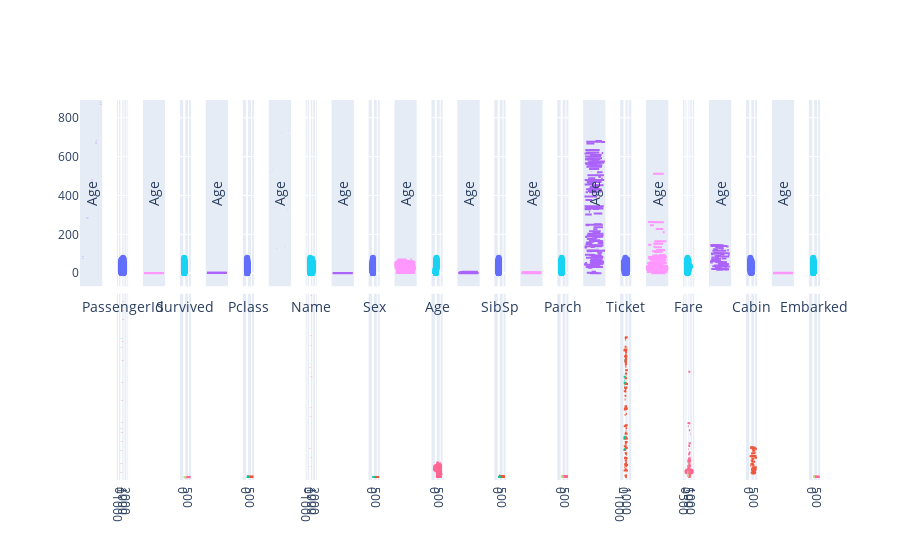

Notebook code for this chart:
### Code cell
plot_df_scatter(df=df, target_col="Age")

### Figure 1 — Plotly figure (JSON) as saved in the notebook; plotly's stock layout.template omitted (floating-point values rounded to 4 significant figures; data arrays with more than 128 entries replaced by an {"elided": "..."} marker saying what was removed)
{"data": [{"mode": "markers", "name": "Scatterplot PassengerId", "type": "scatter", "x": {"elided": "891 int values"}, "xaxis": "x2", "y": {"elided": "891 float values"}, "yaxis": "y2"}, {"name": "ObservedAge", "orientation": "h", "type": "box", "xaxis": "x26", "y": {"elided": "714 int values"}, "yaxis": "y26"}, {"name": "MissingAge", "orientation": "h", "type": "box", "xaxis": "x26", "y": {"elided": "177 int values"}, "yaxis": "y26"}, {"name": "ObservedPassengerId", "orientation": "h", "type": "box", "xaxis": "x", "y": {"elided": "891 int values"}, "yaxis": "y"}, {"name": "MissingPassengerId", "type": "box", "xaxis": "x", "y": [], "yaxis": "y"}, {"mode": "markers", "name": "Scatterplot Survived", "type": "scatter", "x": {"elided": "891 int values"}, "xaxis": "x4", "y": {"elided": "891 float values"}, "yaxis": "y4"}, {"name": "ObservedAge", "orientation": "h", "type": "box", "xaxis": "x28", "y": {"elided": "714 int values"}, "yaxis": "y28"}, {"name": "MissingAge", "orientation": "h", "type": "box", "xaxis": "x28", "y": {"elided": "177 int values"}, "yaxis": "y28"}, {"name": "ObservedSurvived", "orientation": "h", "type": "box", "xaxis": "x3", "y": {"elided": "891 int values"}, "yaxis": "y3"}, {"name": "MissingSurvived", "type": "box", "xaxis": "x3", "y": [], "yaxis": "y3"}, {"mode": "markers", "name": "Scatterplot Pclass", "type": "scatter", "x": {"elided": "891 int values"}, "xaxis": "x6", "y": {"elided": "891 float values"}, "yaxis": "y6"}, {"name": "ObservedAge", "orientation": "h", "type": "box", "xaxis": "x30", "y": {"elided": "714 int values"}, "yaxis": "y30"}, {"name": "MissingAge", "orientation": "h", "type": "box", "xaxis": "x30", "y": {"elided": "177 int values"}, "yaxis": "y30"}, {"name": "ObservedPclass", "orientation": "h", "type": "box", "xaxis": "x5", "y": {"elided": "891 int values"}, "yaxis": "y5"}, {"name": "MissingPclass", "type": "box", "xaxis": "x5", "y": [], "yaxis": "y5"}, {"mode": "markers", "name": "Scatterplot Name", "type": "scatter", "x": {"elided": "891 int values"}, "xaxis": "x8", "y": {"elided": "891 float values"}, "yaxis": "y8"}, {"name": "ObservedAge", "orientation": "h", "type": "box", "xaxis": "x32", "y": {"elided": "714 int values"}, "yaxis": "y32"}, {"name": "MissingAge", "orientation": "h", "type": "box", "xaxis": "x32", "y": {"elided": "177 int values"}, "yaxis": "y32"}, {"name": "ObservedName", "orientation": "h", "type": "box", "xaxis": "x7", "y": {"elided": "891 int values"}, "yaxis": "y7"}, {"name": "MissingName", "type": "box", "xaxis": "x7", "y": [], "yaxis": "y7"}, {"mode": "markers", "name": "Scatterplot Sex", "type": "scatter", "x": {"elided": "891 int values"}, "xaxis": "x10", "y": {"elided": "891 float values"}, "yaxis": "y10"}, {"name": "ObservedAge", "orientation": "h", "type": "box", "xaxis": "x34", "y": {"elided": "714 int values"}, "yaxis": "y34"}, {"name": "MissingAge", "orientation": "h", "type": "box", "xaxis": "x34", "y": {"elided": "177 int values"}, "yaxis": "y34"}, {"name": "ObservedSex", "orientation": "h", "type": "box", "xaxis": "x9", "y": {"elided": "891 int values"}, "yaxis": "y9"}, {"name": "MissingSex", "type": "box", "xaxis": "x9", "y": [], "yaxis": "y9"}, {"mode": "markers", "name": "Scatterplot Age", "type": "scatter", "x": {"elided": "891 float values"}, "xaxis": "x12", "y": {"elided": "891 float values"}, "yaxis": "y12"}, {"name": "ObservedAge", "orientation": "h", "type": "box", "xaxis": "x36", "y": {"elided": "714 float values"}, "yaxis": "y36"}, {"name": "MissingAge", "orientation": "h", "type": "box", "xaxis": "x36", "y": {"elided": "177 null values"}, "yaxis": "y36"}, {"name": "ObservedAge", "orientation": "h", "type": "box", "xaxis": "x11", "y": {"elided": "714 float values"}, "yaxis": "y11"}, {"name": "MissingAge", "type": "box", "xaxis": "x11", "y": {"elided": "177 null values"}, "yaxis": "y11"}, {"mode": "markers", "name": "Scatterplot SibSp", "type": "scatter", "x": {"elided": "891 int values"}, "xaxis": "x14", "y": {"elided": "891 float values"}, "yaxis": "y14"}, {"name": "ObservedAge", "orientation": "h", "type": "box", "xaxis": "x38", "y": {"elided": "714 int values"}, "yaxis": "y38"}, {"name": "MissingAge", "orientation": "h", "type": "box", "xaxis": "x38", "y": {"elided": "177 int values"}, "yaxis": "y38"}, {"name": "ObservedSibSp", "orientation": "h", "type": "box", "xaxis": "x13", "y": {"elided": "891 int values"}, "yaxis": "y13"}, {"name": "MissingSibSp", "type": "box", "xaxis": "x13", "y": [], "yaxis": "y13"}, {"mode": "markers", "name": "Scatterplot Parch", "type": "scatter", "x": {"elided": "891 int values"}, "xaxis": "x16", "y": {"elided": "891 float values"}, "yaxis": "y16"}, {"name": "ObservedAge", "orientation": "h", "type": "box", "xaxis": "x40", "y": {"elided": "714 int values"}, "yaxis": "y40"}, {"name": "MissingAge", "orientation": "h", "type": "box", "xaxis": "x40", "y": {"elided": "177 int values"}, "yaxis": "y40"}, {"name": "ObservedParch", "orientation": "h", "type": "box", "xaxis": "x15", "y": {"elided": "891 int values"}, "yaxis": "y15"}, {"name": "MissingParch", "type": "box", "xaxis": "x15", "y": [], "yaxis": "y15"}, {"mode": "markers", "name": "Scatterplot Ticket", "type": "scatter", "x": {"elided": "891 int values"}, "xaxis": "x18", "y": {"elided": "891 float values"}, "yaxis": "y18"}, {"name": "ObservedAge", "orientation": "h", "type": "box", "xaxis": "x42", "y": {"elided": "714 int values"}, "yaxis": "y42"}, {"name": "MissingAge", "orientation": "h", "type": "box", "xaxis": "x42", "y": {"elided": "177 int values"}, "yaxis": "y42"}, {"name": "ObservedTicket", "orientation": "h", "type": "box", "xaxis": "x17", "y": {"elided": "891 int values"}, "yaxis": "y17"}, {"name": "MissingTicket", "type": "box", "xaxis": "x17", "y": [], "yaxis": "y17"}, {"mode": "markers", "name": "Scatterplot Fare", "type": "scatter", "x": {"elided": "891 float values"}, "xaxis": "x20", "y": {"elided": "891 float values"}, "yaxis": "y20"}, {"name": "ObservedAge", "orientation": "h", "type": "box", "xaxis": "x44", "y": {"elided": "714 float values"}, "yaxis": "y44"}, {"name": "MissingAge", "orientation": "h", "type": "box", "xaxis": "x44", "y": {"elided": "177 float values"}, "yaxis": "y44"}, {"name": "ObservedFare", "orientation": "h", "type": "box", "xaxis": "x19", "y": {"elided": "891 float values"}, "yaxis": "y19"}, {"name": "MissingFare", "type": "box", "xaxis": "x19", "y": [], "yaxis": "y19"}, {"mode": "markers", "name": "Scatterplot Cabin", "type": "scatter", "x": {"elided": "891 int values"}, "xaxis": "x22", "y": {"elided": "891 float values"}, "yaxis": "y22"}, {"name": "ObservedAge", "orientation": "h", "type": "box", "xaxis": "x46", "y": {"elided": "714 int values"}, "yaxis": "y46"}, {"name": "MissingAge", "orientation": "h", "type": "box", "xaxis": "x46", "y": {"elided": "177 int values"}, "yaxis": "y46"}, {"name": "ObservedCabin", "orientation": "h", "type": "box", "xaxis": "x21", "y": {"elided": "204 int values"}, "yaxis": "y21"}, {"name": "MissingCabin", "type": "box", "xaxis": "x21", "y": {"elided": "687 null values"}, "yaxis": "y21"}, {"mode": "markers", "name": "Scatterplot Embarked", "type": "scatter", "x": {"elided": "891 int values"}, "xaxis": "x24", "y": {"elided": "891 float values"}, "yaxis": "y24"}, {"name": "ObservedAge", "orientation": "h", "type": "box", "xaxis": "x48", "y": {"elided": "714 int values"}, "yaxis": "y48"}, {"name": "MissingAge", "orientation": "h", "type": "box", "xaxis": "x48", "y": {"elided": "177 int values"}, "yaxis": "y48"}, {"name": "ObservedEmbarked", "orientation": "h", "type": "box", "xaxis": "x23", "y": {"elided": "889 int values"}, "yaxis": "y23"}, {"name": "MissingEmbarked", "type": "box", "xaxis": "x23", "y": [null, null], "yaxis": "y23"}], "layout": {"boxmode": "group", "grid": {"columns": 24, "rows": 2}, "showlegend": false, "xaxis": {"anchor": "y", "domain": [0, 0.03], "matches": "x25", "showticklabels": false}, "xaxis10": {"anchor": "y10", "domain": [0.39, 0.405], "matches": "x34", "showticklabels": false, "title": {"text": "Sex"}}, "xaxis11": {"anchor": "y11", "domain": [0.425, 0.455], "matches": "x35", "showticklabels": false}, "xaxis12": {"anchor": "y12", "domain": [0.475, 0.49], "matches": "x36", "showticklabels": false, "title": {"text": "Age"}}, "xaxis13": {"anchor": "y13", "domain": [0.51, 0.54], "matches": "x37", "showticklabels": false}, "xaxis14": {"anchor": "y14", "domain": [0.56, 0.575], "matches": "x38", "showticklabels": false, "title": {"text": "SibSp"}}, "xaxis15": {"anchor": "y15", "domain": [0.595, 0.625], "matches": "x39", "showticklabels": false}, "xaxis16": {"anchor": "y16", "domain": [0.645, 0.66], "matches": "x40", "showticklabels": false, "title": {"text": "Parch"}}, "xaxis17": {"anchor": "y17", "domain": [0.68, 0.71], "matches": "x41", "showticklabels": false}, "xaxis18": {"anchor": "y18", "domain": [0.73, 0.745], "matches": "x42", "showticklabels": false, "title": {"text": "Ticket"}}, "xaxis19": {"anchor": "y19", "domain": [0.765, 0.795], "matches": "x43", "showticklabels": false}, "xaxis2": {"anchor": "y2", "domain": [0.05, 0.065], "matches": "x26", "showticklabels": false, "title": {"text": "PassengerId"}}, "xaxis20": {"anchor": "y20", "domain": [0.815, 0.83], "matches": "x44", "showticklabels": false, "title": {"text": "Fare"}}, "xaxis21": {"anchor": "y21", "domain": [0.85, 0.88], "matches": "x45", "showticklabels": false}, "xaxis22": {"anchor": "y22", "domain": [0.9, 0.915], "matches": "x46", "showticklabels": false, "title": {"text": "Cabin"}}, "xaxis23": {"anchor": "y23", "domain": [0.935, 0.965], "matches": "x47", "showticklabels": false}, "xaxis24": {"anchor": "y24", "domain": [0.985, 1], "matches": "x48", "showticklabels": false, "title": {"text": "Embarked"}}, "xaxis25": {"anchor": "y25", "domain": [0, 0.03]}, "xaxis26": {"anchor": "y26", "domain": [0.05, 0.065]}, "xaxis27": {"anchor": "y27", "domain": [0.085, 0.115]}, "xaxis28": {"anchor": "y28", "domain": [0.135, 0.15]}, "xaxis29": {"anchor": "y29", "domain": [0.17, 0.2]}, "xaxis3": {"anchor": "y3", "domain": [0.085, 0.115], "matches": "x27", "showticklabels": false}, "xaxis30": {"anchor": "y30", "domain": [0.22, 0.235]}, "xaxis31": {"anchor": "y31", "domain": [0.255, 0.285]}, "xaxis32": {"anchor": "y32", "domain": [0.305, 0.32]}, "xaxis33": {"anchor": "y33", "domain": [0.34, 0.37]}, "xaxis34": {"anchor": "y34", "domain": [0.39, 0.405]}, "xaxis35": {"anchor": "y35", "domain": [0.425, 0.455]}, "xaxis36": {"anchor": "y36", "domain": [0.475, 0.49]}, "xaxis37": {"anchor": "y37", "domain": [0.51, 0.54]}, "xaxis38": {"anchor": "y38", "domain": [0.56, 0.575]}, "xaxis39": {"anchor": "y39", "domain": [0.595, 0.625]}, "xaxis4": {"anchor": "y4", "domain": [0.135, 0.15], "matches": "x28", "showticklabels": false, "title": {"text": "Survived"}}, "xaxis40": {"anchor": "y40", "domain": [0.645, 0.66]}, "xaxis41": {"anchor": "y41", "domain": [0.68, 0.71]}, "xaxis42": {"anchor": "y42", "domain": [0.73, 0.745]}, "xaxis43": {"anchor": "y43", "domain": [0.765, 0.795]}, "xaxis44": {"anchor": "y44", "domain": [0.815, 0.83]}, "xaxis45": {"anchor": "y45", "domain": [0.85, 0.88]}, "xaxis46": {"anchor": "y46", "domain": [0.9, 0.915]}, "xaxis47": {"anchor": "y47", "domain": [0.935, 0.965]}, "xaxis48": {"anchor": "y48", "domain": [0.985, 1]}, "xaxis5": {"anchor": "y5", "domain": [0.17, 0.2], "matches": "x29", "showticklabels": false}, "xaxis6": {"anchor": "y6", "domain": [0.22, 0.235], "matches": "x30", "showticklabels": false, "title": {"text": "Pclass"}}, "xaxis7": {"anchor": "y7", "domain": [0.255, 0.285], "matches": "x31", "showticklabels": false}, "xaxis8": {"anchor": "y8", "domain": [0.305, 0.32], "matches": "x32", "showticklabels": false, "title": {"text": "Name"}}, "xaxis9": {"anchor": "y9", "domain": [0.34, 0.37], "matches": "x33", "showticklabels": false}, "yaxis": {"anchor": "x", "domain": [0.51, 1]}, "yaxis10": {"anchor": "x10", "domain": [0.51, 1], "matches": "y", "showticklabels": false, "title": {"text": "Age"}}, "yaxis11": {"anchor": "x11", "domain": [0.51, 1], "matches": "y", "showticklabels": false}, "yaxis12": {"anchor": "x12", "domain": [0.51, 1], "matches": "y", "showticklabels": false, "title": {"text": "Age"}}, "yaxis13": {"anchor": "x13", "domain": [0.51, 1], "matches": "y", "showticklabels": false}, "yaxis14": {"anchor": "x14", "domain": [0.51, 1], "matches": "y", "showticklabels": false, "title": {"text": "Age"}}, "yaxis15": {"anchor": "x15", "domain": [0.51, 1], "matches": "y", "showticklabels": false}, "yaxis16": {"anchor": "x16", "domain": [0.51, 1], "matches": "y", "showticklabels": false, "title": {"text": "Age"}}, "yaxis17": {"anchor": "x17", "domain": [0.51, 1], "matches": "y", "showticklabels": false}, "yaxis18": {"anchor": "x18", "domain": [0.51, 1], "matches": "y", "showticklabels": false, "title": {"text": "Age"}}, "yaxis19": {"anchor": "x19", "domain": [0.51, 1], "matches": "y", "showticklabels": false}, "yaxis2": {"anchor": "x2", "domain": [0.51, 1], "matches": "y", "showticklabels": false, "title": {"text": "Age"}}, "yaxis20": {"anchor": "x20", "domain": [0.51, 1], "matches": "y", "showticklabels": false, "title": {"text": "Age"}}, "yaxis21": {"anchor": "x21", "domain": [0.51, 1], "matches": "y", "showticklabels": false}, "yaxis22": {"anchor": "x22", "domain": [0.51, 1], "matches": "y", "showticklabels": false, "title": {"text": "Age"}}, "yaxis23": {"anchor": "x23", "domain": [0.51, 1], "matches": "y", "showticklabels": false}, "yaxis24": {"anchor": "x24", "domain": [0.51, 1], "matches": "y", "showticklabels": false, "title": {"text": "Age"}}, "yaxis25": {"anchor": "x25", "domain": [0, 0.49]}, "yaxis26": {"anchor": "x26", "domain": [0, 0.49], "matches": "y25", "showticklabels": false}, "yaxis27": {"anchor": "x27", "domain": [0, 0.49], "matches": "y25", "showticklabels": false}, "yaxis28": {"anchor": "x28", "domain": [0, 0.49], "matches": "y25", "showticklabels": false}, "yaxis29": {"anchor": "x29", "domain": [0, 0.49], "matches": "y25", "showticklabels": false}, "yaxis3": {"anchor": "x3", "domain": [0.51, 1], "matches": "y", "showticklabels": false}, "yaxis30": {"anchor": "x30", "domain": [0, 0.49], "matches": "y25", "showticklabels": false}, "yaxis31": {"anchor": "x31", "domain": [0, 0.49], "matches": "y25", "showticklabels": false}, "yaxis32": {"anchor": "x32", "domain": [0, 0.49], "matches": "y25", "showticklabels": false}, "yaxis33": {"anchor": "x33", "domain": [0, 0.49], "matches": "y25", "showticklabels": false}, "yaxis34": {"anchor": "x34", "domain": [0, 0.49], "matches": "y25", "showticklabels": false}, "yaxis35": {"anchor": "x35", "domain": [0, 0.49], "matches": "y25", "showticklabels": false}, "yaxis36": {"anchor": "x36", "domain": [0, 0.49], "matches": "y25", "showticklabels": false}, "yaxis37": {"anchor": "x37", "domain": [0, 0.49], "matches": "y25", "showticklabels": false}, "yaxis38": {"anchor": "x38", "domain": [0, 0.49], "matches": "y25", "showticklabels": false}, "yaxis39": {"anchor": "x39", "domain": [0, 0.49], "matches": "y25", "showticklabels": false}, "yaxis4": {"anchor": "x4", "domain": [0.51, 1], "matches": "y", "showticklabels": false, "title": {"text": "Age"}}, "yaxis40": {"anchor": "x40", "domain": [0, 0.49], "matches": "y25", "showticklabels": false}, "yaxis41": {"anchor": "x41", "domain": [0, 0.49], "matches": "y25", "showticklabels": false}, "yaxis42": {"anchor": "x42", "domain": [0, 0.49], "matches": "y25", "showticklabels": false}, "yaxis43": {"anchor": "x43", "domain": [0, 0.49], "matches": "y25", "showticklabels": false}, "yaxis44": {"anchor": "x44", "domain": [0, 0.49], "matches": "y25", "showticklabels": false}, "yaxis45": {"anchor": "x45", "domain": [0, 0.49], "matches": "y25", "showticklabels": false}, "yaxis46": {"anchor": "x46", "domain": [0, 0.49], "matches": "y25", "showticklabels": false}, "yaxis47": {"anchor": "x47", "domain": [0, 0.49], "matches": "y25", "showticklabels": false}, "yaxis48": {"anchor": "x48", "domain": [0, 0.49], "matches": "y25", "showticklabels": false}, "yaxis5": {"anchor": "x5", "domain": [0.51, 1], "matches": "y", "showticklabels": false}, "yaxis6": {"anchor": "x6", "domain": [0.51, 1], "matches": "y", "showticklabels": false, "title": {"text": "Age"}}, "yaxis7": {"anchor": "x7", "domain": [0.51, 1], "matches": "y", "showticklabels": false}, "yaxis8": {"anchor": "x8", "domain": [0.51, 1], "matches": "y", "showticklabels": false, "title": {"text": "Age"}}, "yaxis9": {"anchor": "x9", "domain": [0.51, 1], "matches": "y", "showticklabels": false}}}
